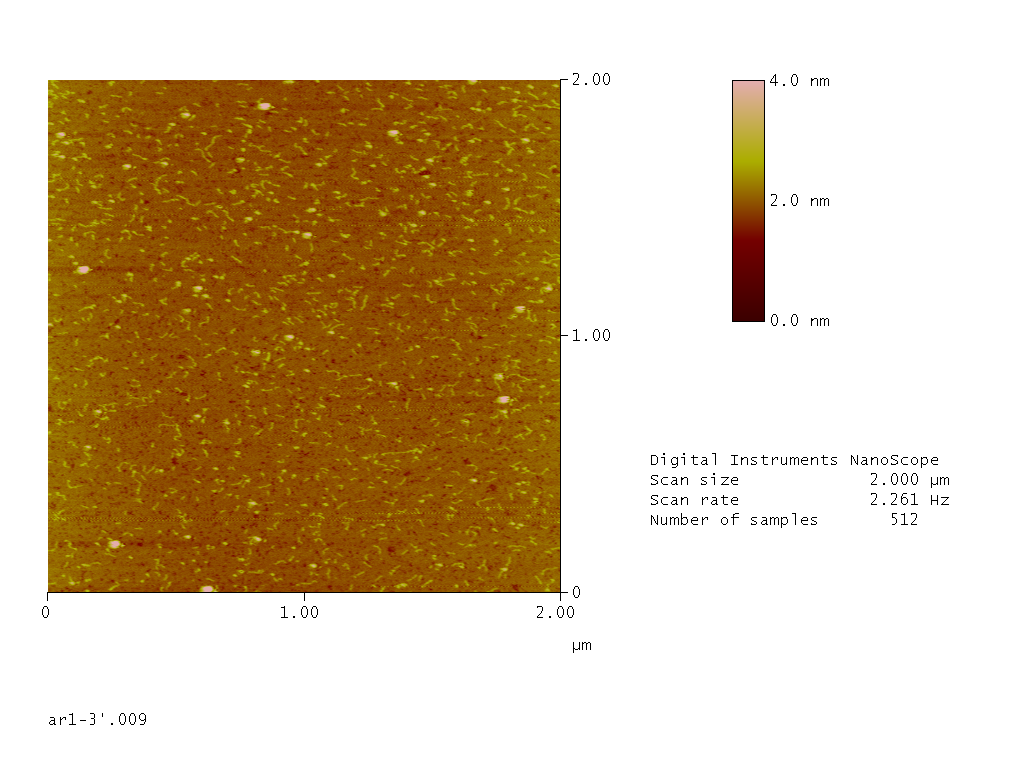
#> input picture data/1.tif, 1024 x 768 px; its folder holds 4 pictures in this run
$ python dig_and_gray.py
#> lines starting #> are read from the running program, lines starting #| are printed output that depends on the picture
import cv2
import numpy as np
import logging
import os

logging.basicConfig(
    format = '%(asctime)s : %(levelname)s : %(message)s',
    level=logging.INFO
)

def incise():
    os.mkdir('data/square')
    for i in range(1,10):
        img_rgb = cv2.imread('data/{}.tif'.format(i))
#> img_rgb is the input picture: shape (768, 1024, 3); mean B, G, R 166.7, 195.7, 215.3
        img_gray = cv2.cvtColor(img_rgb, cv2.COLOR_BGR2GRAY)
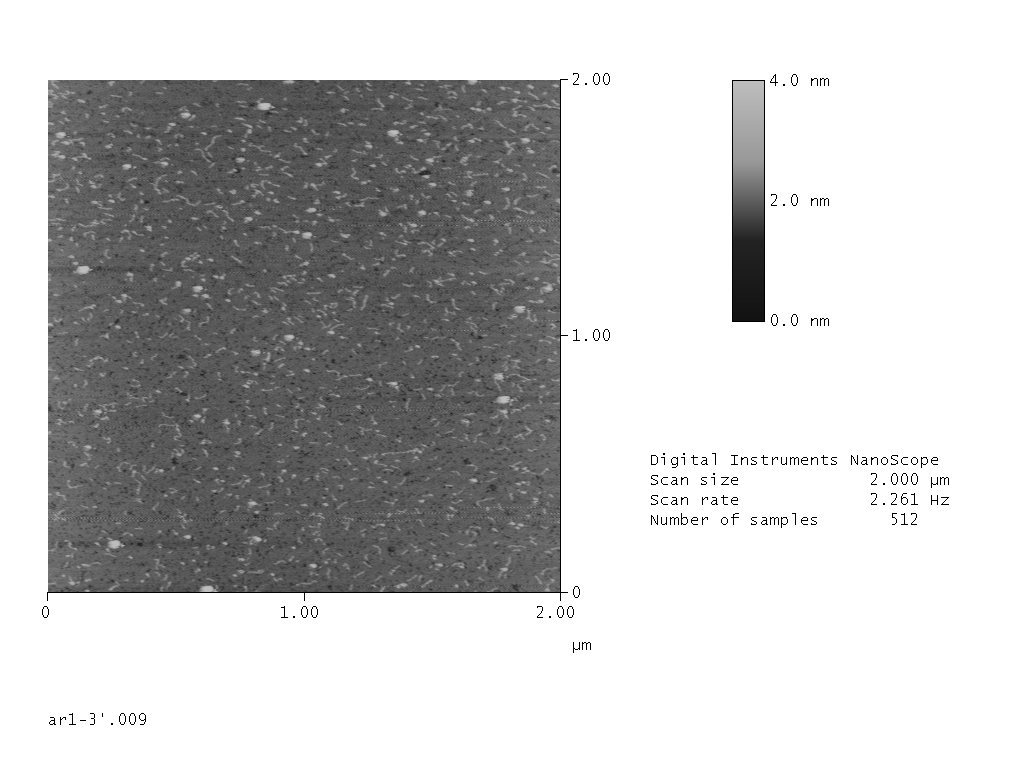
#> img_gray: shape (768, 1024); min 0, max 255, mean 198.3
        cv2.imwrite('data/square/square_{}.png'.format(i),img_gray[80:592,48:560])
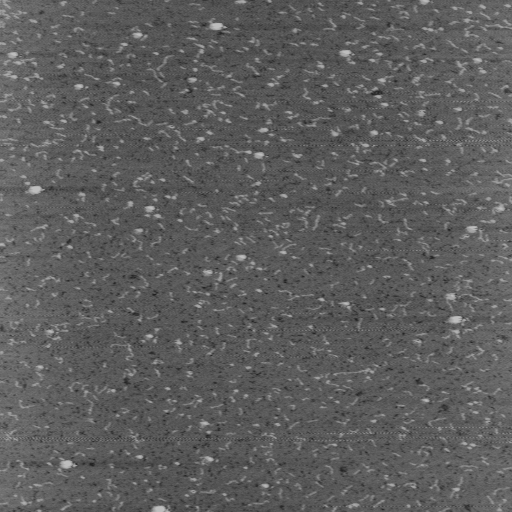
#> saved as square_1.png: shape (512, 512); min 32, max 189, mean 93.4
#> pass 2 of the loop in incise, `for i in range(1,10):`:
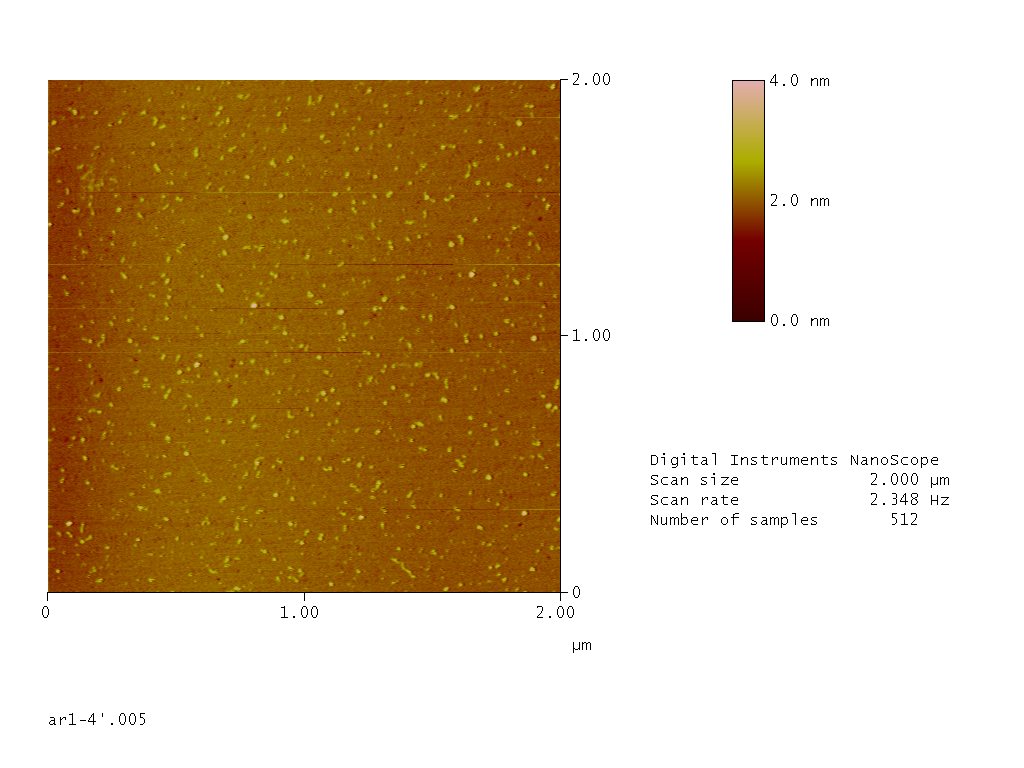
#> input picture data/2.tif, 1024 x 768 px
#> in incise, img_rgb is the input picture: shape (768, 1024, 3); mean B, G, R 166.6, 195.8, 215.3
#> in incise, `img_gray = cv2.cvtColor(img_rgb, cv2.COLOR_BGR2GRAY)`:
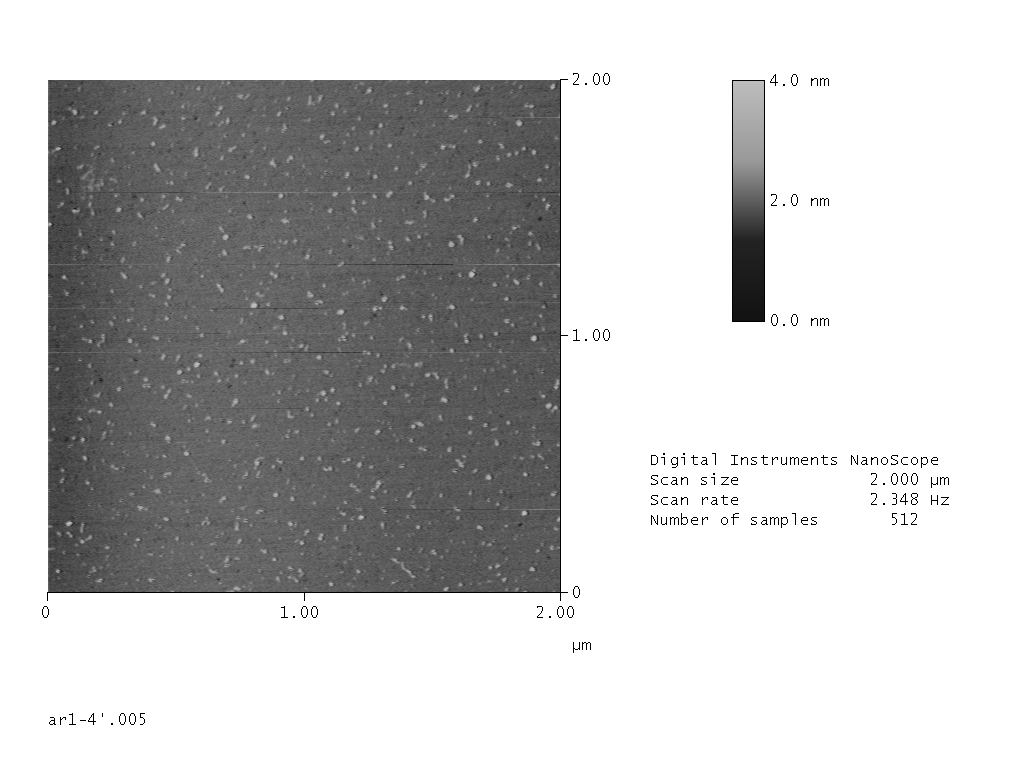
#> img_gray: shape (768, 1024); min 0, max 255, mean 198.4
#> in incise, `cv2.imwrite('data/square/square_{}.png'.format(i),img_gray[80:592,48:5..`:
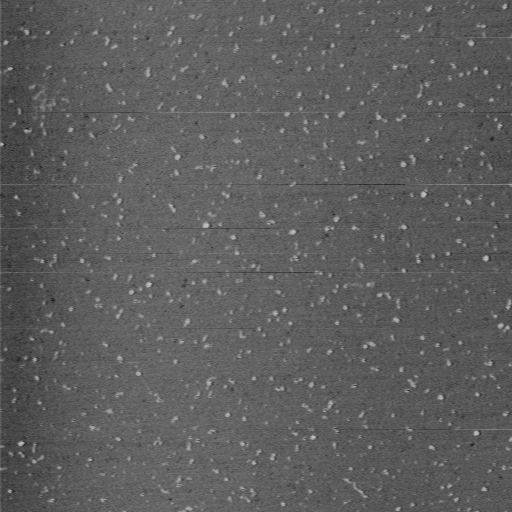
#> saved as square_2.png: shape (512, 512); min 32, max 189, mean 93.6
#> pass 3 of the loop in incise, `for i in range(1,10):`:
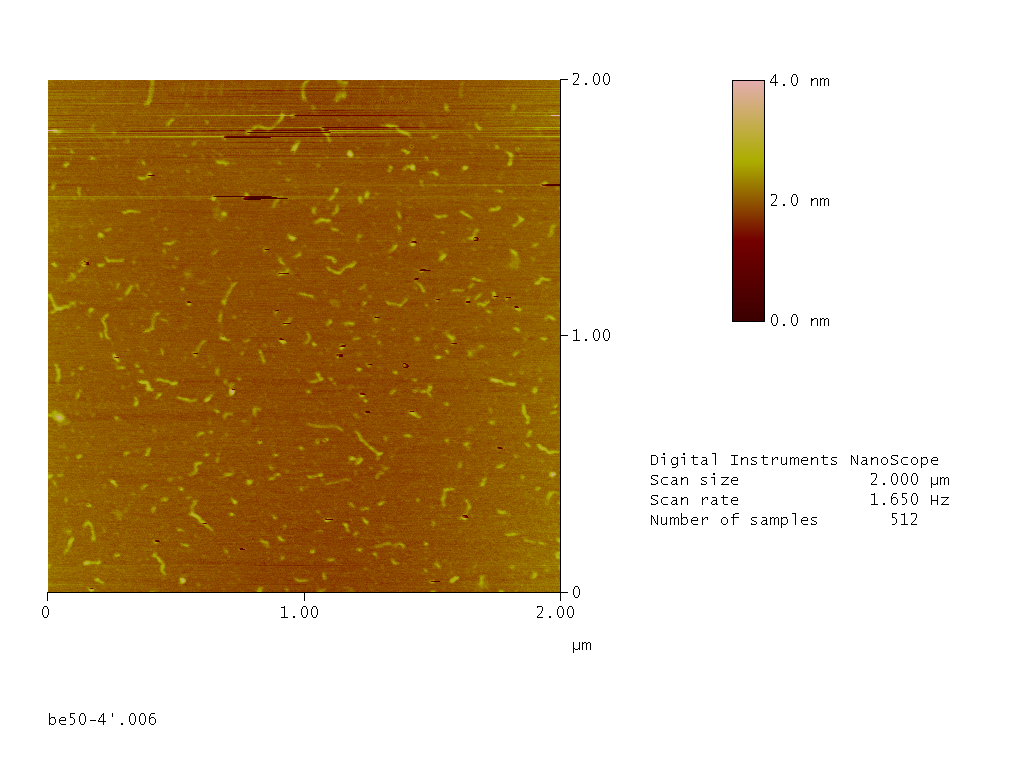
#> input picture data/3.tif, 1024 x 768 px
#> in incise, img_rgb is the input picture: shape (768, 1024, 3); mean B, G, R 166.6, 195.9, 215.3
#> in incise, `img_gray = cv2.cvtColor(img_rgb, cv2.COLOR_BGR2GRAY)`:
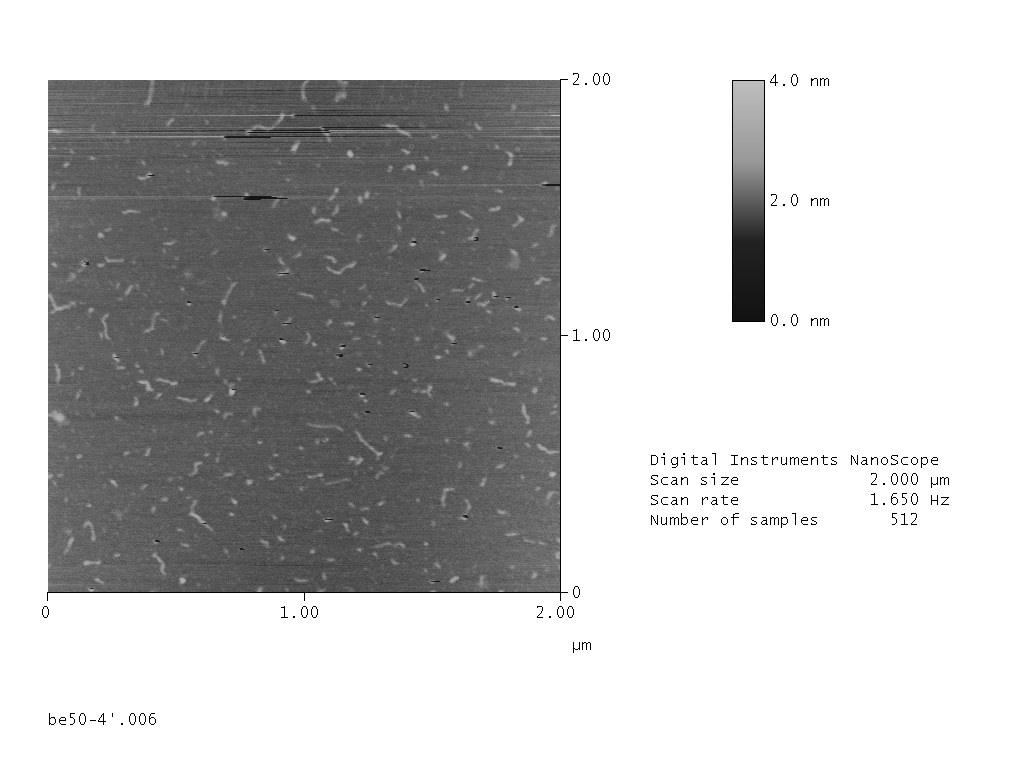
#> img_gray: shape (768, 1024); min 0, max 255, mean 198.4
#> in incise, `cv2.imwrite('data/square/square_{}.png'.format(i),img_gray[80:592,48:5..`:
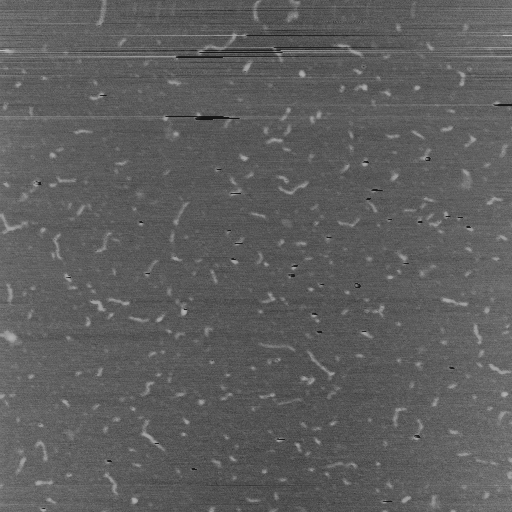
#> saved as square_3.png: shape (512, 512); min 19, max 189, mean 93.8
#> the loop made 5 passes; the first 3 are shown


# [120 lines left out: functions process, extract, not called in this run]


if __name__ == '__main__':
    if not os.path.exists('data/square'):
#> (the run stopped early here; a loop or call above may not have finished)
